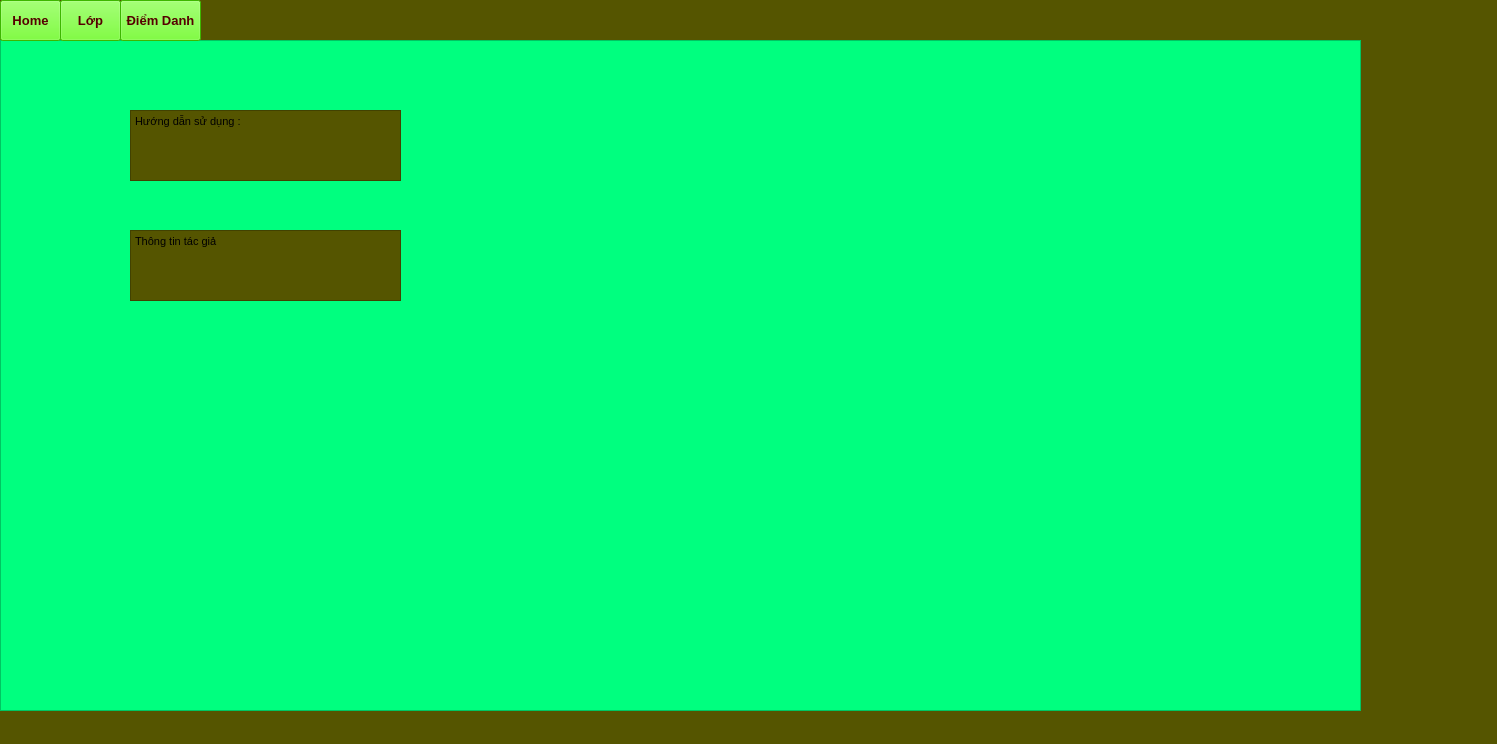
<?xml version="1.0" encoding="UTF-8"?>
<ui version="4.0">
 <class>MainWindow</class>
 <widget class="QMainWindow" name="MainWindow">
  <property name="enabled">
   <bool>true</bool>
  </property>
  <property name="geometry">
   <rect>
    <x>0</x>
    <y>0</y>
    <width>1497</width>
    <height>744</height>
   </rect>
  </property>
  <property name="palette">
   <palette>
    <active>
     <colorrole role="Button">
      <brush brushstyle="SolidPattern">
       <color alpha="255">
        <red>85</red>
        <green>85</green>
        <blue>0</blue>
       </color>
      </brush>
     </colorrole>
     <colorrole role="Base">
      <brush brushstyle="SolidPattern">
       <color alpha="255">
        <red>85</red>
        <green>85</green>
        <blue>0</blue>
       </color>
      </brush>
     </colorrole>
     <colorrole role="Window">
      <brush brushstyle="SolidPattern">
       <color alpha="255">
        <red>85</red>
        <green>85</green>
        <blue>0</blue>
       </color>
      </brush>
     </colorrole>
     <colorrole role="AlternateBase">
      <brush brushstyle="SolidPattern">
       <color alpha="255">
        <red>0</red>
        <green>0</green>
        <blue>0</blue>
       </color>
      </brush>
     </colorrole>
    </active>
    <inactive>
     <colorrole role="Button">
      <brush brushstyle="SolidPattern">
       <color alpha="255">
        <red>85</red>
        <green>85</green>
        <blue>0</blue>
       </color>
      </brush>
     </colorrole>
     <colorrole role="Base">
      <brush brushstyle="SolidPattern">
       <color alpha="255">
        <red>85</red>
        <green>85</green>
        <blue>0</blue>
       </color>
      </brush>
     </colorrole>
     <colorrole role="Window">
      <brush brushstyle="SolidPattern">
       <color alpha="255">
        <red>85</red>
        <green>85</green>
        <blue>0</blue>
       </color>
      </brush>
     </colorrole>
     <colorrole role="AlternateBase">
      <brush brushstyle="SolidPattern">
       <color alpha="255">
        <red>0</red>
        <green>0</green>
        <blue>0</blue>
       </color>
      </brush>
     </colorrole>
    </inactive>
    <disabled>
     <colorrole role="Button">
      <brush brushstyle="SolidPattern">
       <color alpha="255">
        <red>85</red>
        <green>85</green>
        <blue>0</blue>
       </color>
      </brush>
     </colorrole>
     <colorrole role="Base">
      <brush brushstyle="SolidPattern">
       <color alpha="255">
        <red>85</red>
        <green>85</green>
        <blue>0</blue>
       </color>
      </brush>
     </colorrole>
     <colorrole role="Window">
      <brush brushstyle="SolidPattern">
       <color alpha="255">
        <red>85</red>
        <green>85</green>
        <blue>0</blue>
       </color>
      </brush>
     </colorrole>
     <colorrole role="AlternateBase">
      <brush brushstyle="SolidPattern">
       <color alpha="255">
        <red>0</red>
        <green>0</green>
        <blue>0</blue>
       </color>
      </brush>
     </colorrole>
    </disabled>
   </palette>
  </property>
  <property name="font">
   <font>
    <pointsize>8</pointsize>
   </font>
  </property>
  <property name="windowTitle">
   <string>MainWindow</string>
  </property>
  <property name="styleSheet">
   <string notr="true">background-color: rgb(85, 85, 0);
alternate-background-color:rgb(0, 0, 0)</string>
  </property>
  <widget class="QWidget" name="centralwidget">
   <widget class="QStackedWidget" name="stackedWidget">
    <property name="geometry">
     <rect>
      <x>0</x>
      <y>40</y>
      <width>1361</width>
      <height>681</height>
     </rect>
    </property>
    <property name="autoFillBackground">
     <bool>false</bool>
    </property>
    <property name="styleSheet">
     <string notr="true">background-color:rgb(85, 85, 0)</string>
    </property>
    <property name="currentIndex">
     <number>0</number>
    </property>
    <widget class="QWidget" name="page_home">
     <widget class="QTableWidget" name="tableWidget">
      <property name="geometry">
       <rect>
        <x>0</x>
        <y>0</y>
        <width>1361</width>
        <height>671</height>
       </rect>
      </property>
      <property name="styleSheet">
       <string notr="true">background-color: rgb(0, 255, 127);</string>
      </property>
     </widget>
     <widget class="QTextEdit" name="textEdit">
      <property name="geometry">
       <rect>
        <x>130</x>
        <y>70</y>
        <width>271</width>
        <height>71</height>
       </rect>
      </property>
      <property name="html">
       <string>&lt;!DOCTYPE HTML PUBLIC &quot;-//W3C//DTD HTML 4.0//EN&quot; &quot;http://www.w3.org/TR/REC-html40/strict.dtd&quot;&gt;
&lt;html&gt;&lt;head&gt;&lt;meta name=&quot;qrichtext&quot; content=&quot;1&quot; /&gt;&lt;style type=&quot;text/css&quot;&gt;
p, li { white-space: pre-wrap; }
&lt;/style&gt;&lt;/head&gt;&lt;body style=&quot; font-family:'MS Shell Dlg 2'; font-size:8.25pt; font-weight:400; font-style:normal;&quot;&gt;
&lt;p style=&quot; margin-top:0px; margin-bottom:0px; margin-left:0px; margin-right:0px; -qt-block-indent:0; text-indent:0px;&quot;&gt;Hướng dẫn sử dụng : &lt;/p&gt;&lt;/body&gt;&lt;/html&gt;</string>
      </property>
     </widget>
     <widget class="QTextEdit" name="textEdit_2">
      <property name="geometry">
       <rect>
        <x>130</x>
        <y>190</y>
        <width>271</width>
        <height>71</height>
       </rect>
      </property>
      <property name="html">
       <string>&lt;!DOCTYPE HTML PUBLIC &quot;-//W3C//DTD HTML 4.0//EN&quot; &quot;http://www.w3.org/TR/REC-html40/strict.dtd&quot;&gt;
&lt;html&gt;&lt;head&gt;&lt;meta name=&quot;qrichtext&quot; content=&quot;1&quot; /&gt;&lt;style type=&quot;text/css&quot;&gt;
p, li { white-space: pre-wrap; }
&lt;/style&gt;&lt;/head&gt;&lt;body style=&quot; font-family:'MS Shell Dlg 2'; font-size:8.25pt; font-weight:400; font-style:normal;&quot;&gt;
&lt;p style=&quot; margin-top:0px; margin-bottom:0px; margin-left:0px; margin-right:0px; -qt-block-indent:0; text-indent:0px;&quot;&gt;Thông tin tác giả&lt;/p&gt;&lt;/body&gt;&lt;/html&gt;</string>
      </property>
     </widget>
    </widget>
    <widget class="QWidget" name="page_class">
     <property name="palette">
      <palette>
       <active>
        <colorrole role="Button">
         <brush brushstyle="SolidPattern">
          <color alpha="255">
           <red>85</red>
           <green>85</green>
           <blue>0</blue>
          </color>
         </brush>
        </colorrole>
        <colorrole role="Base">
         <brush brushstyle="SolidPattern">
          <color alpha="255">
           <red>85</red>
           <green>85</green>
           <blue>0</blue>
          </color>
         </brush>
        </colorrole>
        <colorrole role="Window">
         <brush brushstyle="SolidPattern">
          <color alpha="255">
           <red>85</red>
           <green>85</green>
           <blue>0</blue>
          </color>
         </brush>
        </colorrole>
        <colorrole role="AlternateBase">
         <brush brushstyle="SolidPattern">
          <color alpha="255">
           <red>0</red>
           <green>0</green>
           <blue>0</blue>
          </color>
         </brush>
        </colorrole>
       </active>
       <inactive>
        <colorrole role="Button">
         <brush brushstyle="SolidPattern">
          <color alpha="255">
           <red>85</red>
           <green>85</green>
           <blue>0</blue>
          </color>
         </brush>
        </colorrole>
        <colorrole role="Base">
         <brush brushstyle="SolidPattern">
          <color alpha="255">
           <red>85</red>
           <green>85</green>
           <blue>0</blue>
          </color>
         </brush>
        </colorrole>
        <colorrole role="Window">
         <brush brushstyle="SolidPattern">
          <color alpha="255">
           <red>85</red>
           <green>85</green>
           <blue>0</blue>
          </color>
         </brush>
        </colorrole>
        <colorrole role="AlternateBase">
         <brush brushstyle="SolidPattern">
          <color alpha="255">
           <red>0</red>
           <green>0</green>
           <blue>0</blue>
          </color>
         </brush>
        </colorrole>
       </inactive>
       <disabled>
        <colorrole role="Button">
         <brush brushstyle="SolidPattern">
          <color alpha="255">
           <red>85</red>
           <green>85</green>
           <blue>0</blue>
          </color>
         </brush>
        </colorrole>
        <colorrole role="Base">
         <brush brushstyle="SolidPattern">
          <color alpha="255">
           <red>85</red>
           <green>85</green>
           <blue>0</blue>
          </color>
         </brush>
        </colorrole>
        <colorrole role="Window">
         <brush brushstyle="SolidPattern">
          <color alpha="255">
           <red>85</red>
           <green>85</green>
           <blue>0</blue>
          </color>
         </brush>
        </colorrole>
        <colorrole role="AlternateBase">
         <brush brushstyle="SolidPattern">
          <color alpha="255">
           <red>0</red>
           <green>0</green>
           <blue>0</blue>
          </color>
         </brush>
        </colorrole>
       </disabled>
      </palette>
     </property>
     <property name="autoFillBackground">
      <bool>false</bool>
     </property>
     <widget class="QToolButton" name="page_class_themlop">
      <property name="geometry">
       <rect>
        <x>1170</x>
        <y>30</y>
        <width>71</width>
        <height>31</height>
       </rect>
      </property>
      <property name="font">
       <font>
        <weight>75</weight>
        <bold>true</bold>
       </font>
      </property>
      <property name="styleSheet">
       <string notr="true">background-color: rgb(85, 255, 0);</string>
      </property>
      <property name="text">
       <string>Thêm Lớp</string>
      </property>
     </widget>
     <widget class="QLabel" name="label_2">
      <property name="geometry">
       <rect>
        <x>10</x>
        <y>30</y>
        <width>41</width>
        <height>31</height>
       </rect>
      </property>
      <property name="font">
       <font>
        <pointsize>9</pointsize>
        <weight>75</weight>
        <bold>true</bold>
       </font>
      </property>
      <property name="accessibleDescription">
       <string notr="true"/>
      </property>
      <property name="styleSheet">
       <string notr="true">background-color: rgb(85, 255, 0);</string>
      </property>
      <property name="text">
       <string>Lớp</string>
      </property>
      <property name="alignment">
       <set>Qt::AlignCenter</set>
      </property>
     </widget>
     <widget class="QComboBox" name="page_class_chonlop">
      <property name="geometry">
       <rect>
        <x>60</x>
        <y>30</y>
        <width>121</width>
        <height>31</height>
       </rect>
      </property>
      <property name="font">
       <font>
        <pointsize>9</pointsize>
        <weight>75</weight>
        <bold>true</bold>
       </font>
      </property>
      <property name="styleSheet">
       <string notr="true">background-color: rgb(0, 255, 0);</string>
      </property>
     </widget>
     <widget class="QPushButton" name="page_class_sumbit_chonlop">
      <property name="geometry">
       <rect>
        <x>200</x>
        <y>30</y>
        <width>41</width>
        <height>31</height>
       </rect>
      </property>
      <property name="font">
       <font>
        <pointsize>9</pointsize>
        <weight>75</weight>
        <bold>true</bold>
       </font>
      </property>
      <property name="styleSheet">
       <string notr="true">background-color: rgb(85, 255, 0);</string>
      </property>
      <property name="text">
       <string>Xem</string>
      </property>
     </widget>
     <widget class="QLabel" name="label">
      <property name="geometry">
       <rect>
        <x>610</x>
        <y>0</y>
        <width>181</width>
        <height>31</height>
       </rect>
      </property>
      <property name="font">
       <font>
        <family>Times New Roman</family>
        <pointsize>20</pointsize>
        <weight>75</weight>
        <bold>true</bold>
       </font>
      </property>
      <property name="text">
       <string>&lt;html&gt;&lt;head/&gt;&lt;body&gt;&lt;p align=&quot;center&quot;&gt;Danh sách lớp&lt;/p&gt;&lt;/body&gt;&lt;/html&gt;</string>
      </property>
     </widget>
     <widget class="QWidget" name="verticalLayoutWidget">
      <property name="geometry">
       <rect>
        <x>0</x>
        <y>70</y>
        <width>1361</width>
        <height>591</height>
       </rect>
      </property>
      <layout class="QVBoxLayout" name="page_class_excel_layout">
       <item>
        <widget class="QTableWidget" name="page_class_table">
         <property name="styleSheet">
          <string notr="true">background-color: rgb(85, 255, 127);</string>
         </property>
        </widget>
       </item>
      </layout>
     </widget>
     <widget class="QPushButton" name="page_class_themsinhvien">
      <property name="enabled">
       <bool>true</bool>
      </property>
      <property name="geometry">
       <rect>
        <x>1240</x>
        <y>30</y>
        <width>101</width>
        <height>31</height>
       </rect>
      </property>
      <property name="font">
       <font>
        <weight>75</weight>
        <bold>true</bold>
       </font>
      </property>
      <property name="styleSheet">
       <string notr="true">background-color: rgb(85, 255, 0);</string>
      </property>
      <property name="text">
       <string>Thêm Sinh Viên</string>
      </property>
     </widget>
     <widget class="QPushButton" name="page_class_update">
      <property name="geometry">
       <rect>
        <x>1090</x>
        <y>30</y>
        <width>81</width>
        <height>31</height>
       </rect>
      </property>
      <property name="font">
       <font>
        <pointsize>9</pointsize>
        <weight>75</weight>
        <bold>true</bold>
       </font>
      </property>
      <property name="styleSheet">
       <string notr="true">background-color: rgb(85, 255, 0);</string>
      </property>
      <property name="text">
       <string>Update</string>
      </property>
     </widget>
     <widget class="QPushButton" name="page_class_xoa">
      <property name="geometry">
       <rect>
        <x>270</x>
        <y>30</y>
        <width>51</width>
        <height>31</height>
       </rect>
      </property>
      <property name="font">
       <font>
        <pointsize>9</pointsize>
        <weight>75</weight>
        <bold>true</bold>
       </font>
      </property>
      <property name="styleSheet">
       <string notr="true">background-color: rgb(85, 255, 0);</string>
      </property>
      <property name="text">
       <string>Xóa</string>
      </property>
     </widget>
     <widget class="QPushButton" name="page_class_tongket">
      <property name="geometry">
       <rect>
        <x>1020</x>
        <y>30</y>
        <width>71</width>
        <height>31</height>
       </rect>
      </property>
      <property name="font">
       <font>
        <pointsize>9</pointsize>
        <weight>75</weight>
        <bold>true</bold>
       </font>
      </property>
      <property name="styleSheet">
       <string notr="true">background-color: rgb(85, 255, 0);</string>
      </property>
      <property name="text">
       <string>Tổng kết</string>
      </property>
     </widget>
     <widget class="QToolButton" name="page_class_chuyencan">
      <property name="geometry">
       <rect>
        <x>940</x>
        <y>30</y>
        <width>81</width>
        <height>31</height>
       </rect>
      </property>
      <property name="font">
       <font>
        <pointsize>9</pointsize>
        <weight>75</weight>
        <bold>true</bold>
       </font>
      </property>
      <property name="styleSheet">
       <string notr="true">background-color: rgb(85, 255, 0);</string>
      </property>
      <property name="text">
       <string>Chuyên cần</string>
      </property>
     </widget>
    </widget>
    <widget class="QWidget" name="page_diemdanh">
     <property name="palette">
      <palette>
       <active>
        <colorrole role="Button">
         <brush brushstyle="SolidPattern">
          <color alpha="255">
           <red>85</red>
           <green>85</green>
           <blue>0</blue>
          </color>
         </brush>
        </colorrole>
        <colorrole role="Base">
         <brush brushstyle="SolidPattern">
          <color alpha="255">
           <red>85</red>
           <green>85</green>
           <blue>0</blue>
          </color>
         </brush>
        </colorrole>
        <colorrole role="Window">
         <brush brushstyle="SolidPattern">
          <color alpha="255">
           <red>85</red>
           <green>85</green>
           <blue>0</blue>
          </color>
         </brush>
        </colorrole>
        <colorrole role="AlternateBase">
         <brush brushstyle="SolidPattern">
          <color alpha="255">
           <red>0</red>
           <green>0</green>
           <blue>0</blue>
          </color>
         </brush>
        </colorrole>
       </active>
       <inactive>
        <colorrole role="Button">
         <brush brushstyle="SolidPattern">
          <color alpha="255">
           <red>85</red>
           <green>85</green>
           <blue>0</blue>
          </color>
         </brush>
        </colorrole>
        <colorrole role="Base">
         <brush brushstyle="SolidPattern">
          <color alpha="255">
           <red>85</red>
           <green>85</green>
           <blue>0</blue>
          </color>
         </brush>
        </colorrole>
        <colorrole role="Window">
         <brush brushstyle="SolidPattern">
          <color alpha="255">
           <red>85</red>
           <green>85</green>
           <blue>0</blue>
          </color>
         </brush>
        </colorrole>
        <colorrole role="AlternateBase">
         <brush brushstyle="SolidPattern">
          <color alpha="255">
           <red>0</red>
           <green>0</green>
           <blue>0</blue>
          </color>
         </brush>
        </colorrole>
       </inactive>
       <disabled>
        <colorrole role="Button">
         <brush brushstyle="SolidPattern">
          <color alpha="255">
           <red>85</red>
           <green>85</green>
           <blue>0</blue>
          </color>
         </brush>
        </colorrole>
        <colorrole role="Base">
         <brush brushstyle="SolidPattern">
          <color alpha="255">
           <red>85</red>
           <green>85</green>
           <blue>0</blue>
          </color>
         </brush>
        </colorrole>
        <colorrole role="Window">
         <brush brushstyle="SolidPattern">
          <color alpha="255">
           <red>85</red>
           <green>85</green>
           <blue>0</blue>
          </color>
         </brush>
        </colorrole>
        <colorrole role="AlternateBase">
         <brush brushstyle="SolidPattern">
          <color alpha="255">
           <red>0</red>
           <green>0</green>
           <blue>0</blue>
          </color>
         </brush>
        </colorrole>
       </disabled>
      </palette>
     </property>
     <widget class="QToolButton" name="page_diemdanh_start">
      <property name="geometry">
       <rect>
        <x>450</x>
        <y>10</y>
        <width>131</width>
        <height>31</height>
       </rect>
      </property>
      <property name="font">
       <font>
        <weight>75</weight>
        <bold>true</bold>
       </font>
      </property>
      <property name="styleSheet">
       <string notr="true">background-color: rgb(85, 255, 0);</string>
      </property>
      <property name="text">
       <string>Start</string>
      </property>
     </widget>
     <widget class="QLabel" name="page_diemdanh_camera">
      <property name="geometry">
       <rect>
        <x>0</x>
        <y>70</y>
        <width>800</width>
        <height>600</height>
       </rect>
      </property>
      <property name="styleSheet">
       <string notr="true">background-color: rgb(85, 255, 127);</string>
      </property>
      <property name="text">
       <string/>
      </property>
      <property name="alignment">
       <set>Qt::AlignCenter</set>
      </property>
     </widget>
     <widget class="QPushButton" name="page_diemdanh_stop">
      <property name="geometry">
       <rect>
        <x>650</x>
        <y>10</y>
        <width>131</width>
        <height>31</height>
       </rect>
      </property>
      <property name="font">
       <font>
        <weight>75</weight>
        <bold>true</bold>
       </font>
      </property>
      <property name="styleSheet">
       <string notr="true">background-color: rgb(255, 85, 0);</string>
      </property>
      <property name="text">
       <string>Stop</string>
      </property>
     </widget>
     <widget class="QLabel" name="label_3">
      <property name="geometry">
       <rect>
        <x>10</x>
        <y>10</y>
        <width>41</width>
        <height>31</height>
       </rect>
      </property>
      <property name="font">
       <font>
        <weight>75</weight>
        <bold>true</bold>
       </font>
      </property>
      <property name="styleSheet">
       <string notr="true">background-color: rgb(85, 255, 0);</string>
      </property>
      <property name="text">
       <string>Lớp</string>
      </property>
      <property name="alignment">
       <set>Qt::AlignCenter</set>
      </property>
     </widget>
     <widget class="QComboBox" name="page_diemdanh_chonlop">
      <property name="geometry">
       <rect>
        <x>60</x>
        <y>10</y>
        <width>121</width>
        <height>31</height>
       </rect>
      </property>
      <property name="font">
       <font>
        <weight>75</weight>
        <bold>true</bold>
       </font>
      </property>
      <property name="styleSheet">
       <string notr="true">background-color: rgb(0, 255, 0);</string>
      </property>
     </widget>
     <widget class="QTableWidget" name="page_diemdanh_table">
      <property name="geometry">
       <rect>
        <x>890</x>
        <y>70</y>
        <width>451</width>
        <height>601</height>
       </rect>
      </property>
      <property name="font">
       <font>
        <pointsize>20</pointsize>
        <weight>75</weight>
        <bold>true</bold>
       </font>
      </property>
      <property name="styleSheet">
       <string notr="true">background-color: rgb(85, 255, 127);</string>
      </property>
     </widget>
     <widget class="QCheckBox" name="page_diemdanh_antispoofing">
      <property name="geometry">
       <rect>
        <x>220</x>
        <y>10</y>
        <width>111</width>
        <height>31</height>
       </rect>
      </property>
      <property name="font">
       <font>
        <pointsize>8</pointsize>
        <weight>75</weight>
        <bold>true</bold>
       </font>
      </property>
      <property name="styleSheet">
       <string notr="true">background-color: rgb(85, 255, 0);</string>
      </property>
      <property name="inputMethodHints">
       <set>Qt::ImhNone</set>
      </property>
      <property name="text">
       <string>Anti Fake Face</string>
      </property>
      <property name="iconSize">
       <size>
        <width>40</width>
        <height>40</height>
       </size>
      </property>
     </widget>
    </widget>
   </widget>
   <widget class="QToolButton" name="home_home">
    <property name="geometry">
     <rect>
      <x>0</x>
      <y>0</y>
      <width>61</width>
      <height>41</height>
     </rect>
    </property>
    <property name="font">
     <font>
      <pointsize>10</pointsize>
      <weight>75</weight>
      <bold>true</bold>
     </font>
    </property>
    <property name="styleSheet">
     <string notr="true">color: rgb(85, 0, 0);
background-color: rgb(85, 255, 0)</string>
    </property>
    <property name="text">
     <string>Home</string>
    </property>
   </widget>
   <widget class="QToolButton" name="home_diemdanh">
    <property name="geometry">
     <rect>
      <x>120</x>
      <y>0</y>
      <width>81</width>
      <height>41</height>
     </rect>
    </property>
    <property name="font">
     <font>
      <pointsize>10</pointsize>
      <weight>75</weight>
      <bold>true</bold>
     </font>
    </property>
    <property name="styleSheet">
     <string notr="true">color: rgb(85, 0, 0);
background-color: rgb(85, 255, 0)</string>
    </property>
    <property name="text">
     <string>Điểm Danh</string>
    </property>
   </widget>
   <widget class="QToolButton" name="home_class">
    <property name="geometry">
     <rect>
      <x>60</x>
      <y>0</y>
      <width>61</width>
      <height>41</height>
     </rect>
    </property>
    <property name="font">
     <font>
      <pointsize>10</pointsize>
      <weight>75</weight>
      <bold>true</bold>
     </font>
    </property>
    <property name="styleSheet">
     <string notr="true">color: rgb(85, 0, 0);
background-color: rgb(85, 255, 0)</string>
    </property>
    <property name="text">
     <string>Lớp</string>
    </property>
   </widget>
  </widget>
 </widget>
 <resources/>
 <connections/>
</ui>
